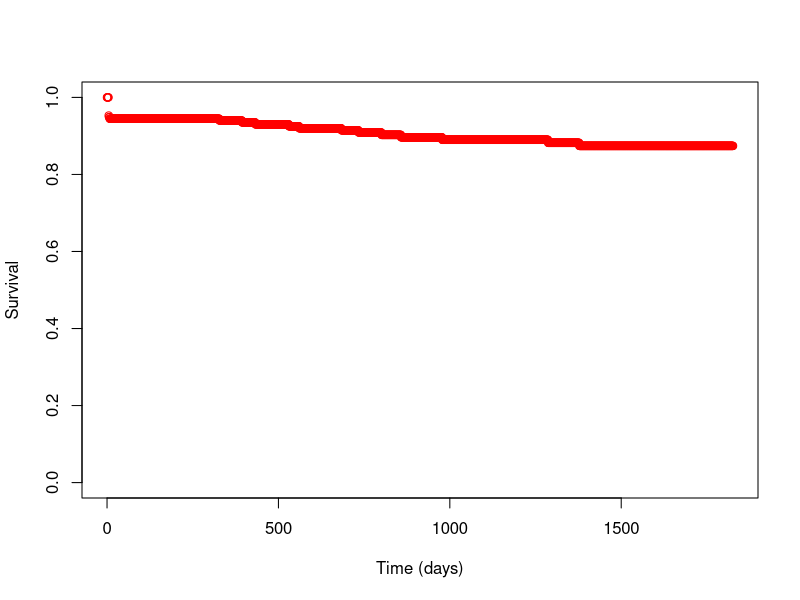

Reproduce this figure in R.
#work for kidney deacesed donor post tx graft survival #

## Set work area/libname ##
setwd("F:\\Shared\\Organ Utilisation\\Winton Centre\\Kidney CR\\R work")

## Import data ##
survdata <- read.csv("kidney dd post tx graft surv.csv",fileEncoding = 'UTF-8-BOM')
param <- read.csv("kidney dd post tx graft params.csv",fileEncoding = 'UTF-8-BOM')
attach(survdata)
attach(param)

## Check data ##
head(survdata)
head(param)


## Adjusted capH will be - log(tx_surv) * exp(XB) ##

adjcox <- function(cent = "Belfast", rage = 3, wait = 1, diabetes=1, graft = 1, dage = 4, dbmi = 1, dhtn =2, hla = 1) {
  
  ## Calculate individual xbeta terms ##
  
  #Recipient age at transplant #
  if(rage == 1){xbeta_rage = rage_1}
  if(rage == 2){xbeta_rage = rage_2}
  if(rage == 3){xbeta_rage = rage_3}
  if(rage == 4){xbeta_rage = rage_4}
  if(rage == 5){xbeta_rage = rage_5}
  if(rage == 6){xbeta_rage = rage_6}
  
  #Wait time #
  if(wait == 1){xbeta_wait = wait_1}
  if(wait == 2){xbeta_wait = wait_2}
  if(wait == 3){xbeta_wait = wait_3}
  if(wait == 4){xbeta_wait = wait_4}
  if(wait == 5){xbeta_wait = wait_5}
  
  #Diabetes #
   if(diabetes == 0){xbeta_diabetes = diabetes_0}
  if(diabetes == 1){xbeta_diabetes = diabetes_1}
  
  #Graft #
  if(graft == 1){xbeta_graft = graft_1}
  if(graft == 2){xbeta_graft = graft_2}
 
  #Donor age#
  if(dage == 1){xbeta_dage = dage_1}
  if(dage == 2){xbeta_dage = dage_2}
  if(dage == 3){xbeta_dage = dage_3}
  if(dage == 4){xbeta_dage = dage_4}
  if(dage == 5){xbeta_dage = dage_5}
  if(dage == 6){xbeta_dage = dage_6}
  
  #Donor BMI#
  if(dbmi == 1){xbeta_dbmi = dbmi_1}
  if(dbmi == 2){xbeta_dbmi = dbmi_2}
  if(dbmi == 3){xbeta_dbmi = dbmi_3}
  
  #Donor htn#
  if(dhtn == 1){xbeta_dhtn = dhtn_1}
  if(dhtn == 2){xbeta_dhtn = dhtn_2}
  
  #HLA MM#
  if(hla == 1){xbeta_hla = hla_1}
  if(hla == 2){xbeta_hla = hla_2}
  if(hla == 3){xbeta_hla = hla_3}
  if(hla == 4){xbeta_hla = hla_4}
  
  
  ## Total xbetas ##
  xbeta <- sum(xbeta_rage, xbeta_wait, xbeta_graft, xbeta_diabetes, xbeta_dage, xbeta_dbmi, xbeta_dhtn, xbeta_hla)
  
  
  ## Calculate cumulative hazard for each term ##
  adjsurv <- surv ** (exp(xbeta))
  
  basehaz <- data.frame(survdata, adjsurv)
  
  #Restrict to centre #
  centre <- basehaz[rec_unit==cent,]
  
  #Set up for 1 row per every day #
  days <- numeric(length = 1827)
  days <- 0:1826
  
  adjsurv2 <- numeric(length = 1827)
  
  secondday <- centre$time[2]
  secondday
  
  ## delete second entry for day 0 - S(0) needs to start at 1 - only if second time entry is 0 ##
  
  if(secondday == 0){centre <- centre[-c(2),]}
  
  ## set up new dataset for day 0- 1826 - make sure there are data points for every day ##
  
  smoothed_cent <- data.frame(days)
  smoothed_cent$adjsurv <- adjsurv2
  
  
  ## impute values from newc ##
  j<-1
  for (i in 1:1827){
    if (smoothed_cent$days[i] == centre$time[j] )
    {  smoothed_cent$adjsurv[i] <- centre$adjsurv[j]
    j <- j + 1}
    else {smoothed_cent$adjsurv[i] <- centre$adjsurv[j-1]
    }
  }
  
  
  return(smoothed_cent)
  
  
}

test <- adjcox (cent = "Belfast", rage = 3, wait = 1, diabetes = 1, graft = 1, dage = 4, dbmi = 1, dhtn =2, hla = 1 )

#Plotting the output #
plot(y = test$adjsurv, x = test$days, ylab = "Survival", xlab = "Time (days)", ylim = c(0, 1), col = "red")

